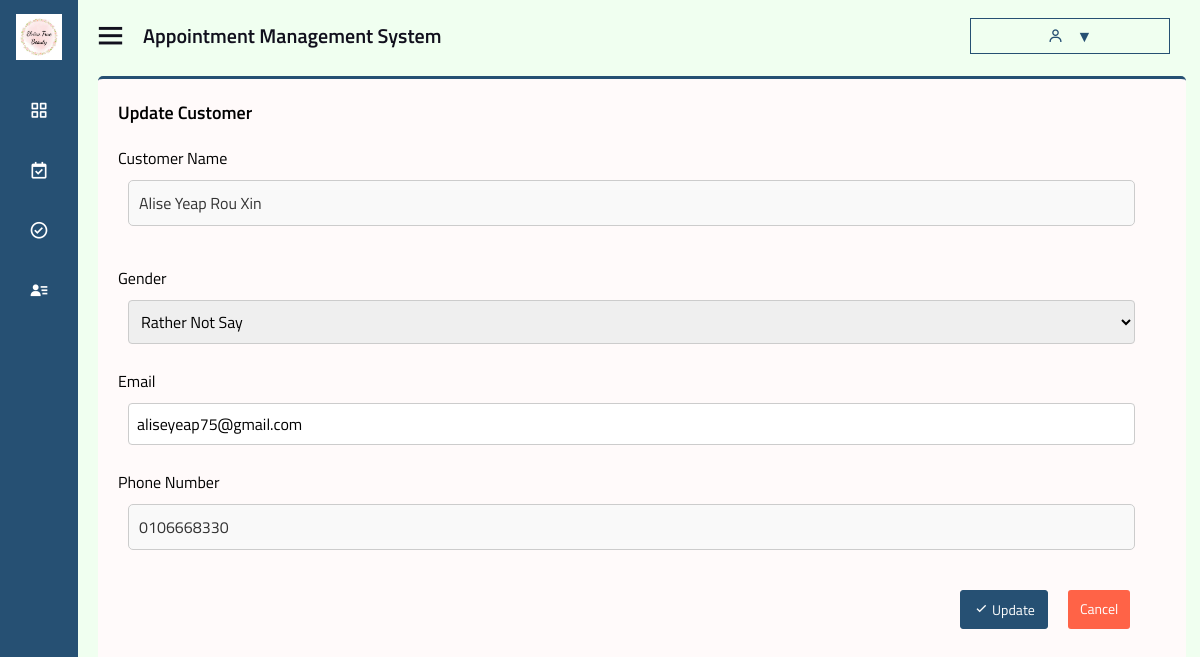
/staff-view-customer.php?customer_id=1 (signed in), run on the app's committed database.
### tables this page shows
CREATE TABLE `user` (
  `user_id` int(11) NOT NULL,
  `username` varchar(255) NOT NULL,
  `email` varchar(255) NOT NULL,
  `gender` enum('male','female','rather not say') NOT NULL,
  `password` varchar(255) NOT NULL,
  `phone_number` varchar(20) DEFAULT NULL,
  `profile_picture` varchar(255) DEFAULT NULL,
  `security_question_id` int(11) DEFAULT NULL,
  `security_answer` varchar(255) DEFAULT NULL,
  `verification_code` varchar(10) DEFAULT NULL,
  `is_verified` tinyint(1) NOT NULL DEFAULT 0,
  `role` enum('admin','staff','customer') NOT NULL DEFAULT 'customer',
  `date_created` timestamp NOT NULL DEFAULT current_timestamp(),
  `date_updated` timestamp NOT NULL DEFAULT current_timestamp() ON UPDATE current_timestamp()
);

### staff-view-customer.php (the view, shortened to what this page needs)
<?php
include 'config.php';
if(isset($_GET['customer_id'])) {
    $customer_id = $_GET['customer_id'];
    $stmt_customer = $pdo->prepare("SELECT * FROM user WHERE user_id = ?");
    $stmt_customer->execute([$customer_id]);
    $customer = $stmt_customer->fetch(PDO::FETCH_ASSOC);
    if($customer) {
        $customerName = $customer['username'];
        $customerGender = $customer['gender'];
        $customerEmail = $customer['email'];
        $customerPhoneNumber = $customer['phone_number'];
    } else {
        header("Location: login.php");
        exit();
    }
} else {
    header("Location: login.php");
    exit();
}
?>
<!DOCTYPE html>
<html lang="en" dir="ltr">
<head>
    <link rel="stylesheet" href="css/staff-style.css">
    <link rel="stylesheet" href="https://cdnjs.cloudflare.com/ajax/libs/font-awesome/5.15.4/css/all.min.css" />
    <link href='https://unpkg.com/boxicons@2.0.7/css/boxicons.min.css' rel='stylesheet'>
</head>
<body>
<div class="sidebar close">
    <div class="logo-details">
      <img src="favicon/favicon.ico" alt="logo" style="padding-left: 16px; padding-top: 14px;">
    </div>
    <ul class="nav-links">
    <li>
        <a href="staff-dashboard.php">
          <i class='bx bx-grid-alt' ></i>
        </a>
      </li>
      <li>
        <a href="staff-appointment.php">
          <i class='bx bx-calendar-check'></i>
        </a>
      </li>
      <li>
        <a href="staff-availability.php">
          <i class='bx bx-check-circle'></i>
        </a>
      </li>
      <li class="<?php echo basename($_SERVER['PHP_SELF']) == 'staff-customer.php' ? 'active' : ''; ?>">
        <a href="staff-customer.php">
          <i class='bx bxs-user-detail' ></i>
        </a>
      </li>
    </div>
  <section class="home-section">
    <div class="home-content">
      <i class='bx bx-menu' ></i>
      <span class="text">Appointment Management System</span>
      <div class="user-dropdown">
        <button class="user-dropdown-btn">
        <i class="bx bx-user"></i> <?php echo isset($staff_name) ? $staff_name : ''; ?>
        </button>
      </div>
    </div>
    <div class="content">
      <div class="content-header">
        <h3 class="content-title">Update Customer</h3>
      </div>
    <div class="customer-form-container">
      <form id="customerForm" class="customer-form" action="staff-update-customer.php" method="post">
        <div class="form-group">
            <label for="customerName">Customer Name</label>
            <input type="text" id="customerName" name="customerName" class="customer-input" placeholder="Please enter the name of the customer" value="<?php echo isset($customerName) ? $customerName : ''; ?>" required>
        </div>
        <div class="form-group">
            <label for="customerGender">Gender</label>
            <select id="customerGender" name="customerGender" class="customer-select" required>
                <option value="rather not say" <?php echo ($customerGender == 'rather not say') ? 'selected' : ''; ?>>Rather Not Say</option>
            </select>
        </div>
        <div class="form-group">
            <label for="customerEmail">Email</label>
            <input type="email" id="customerEmail" name="customerEmail" class="customer-input" placeholder="Please enter the email of the customer" value="<?php echo isset($customerEmail) ? $customerEmail : ''; ?>" required>
        </div>
        <div class="form-group">
            <label for="customerPhoneNumber">Phone Number</label>
            <input type="text" id="customerPhoneNumber" name="customerPhoneNumber" class="customer-input" placeholder="Please enter the phone number of the customer" value="<?php echo isset($customerPhoneNumber) ? $customerPhoneNumber : ''; ?>" required>
        </div>
        <div class="staff-new-app-btn-container">
            <button type="submit" class="staff-new-app-btn-submit btn btn-flat btn-primary"><i class='bx bx-check'></i> Update</button>
            <a href="staff-customer.php" class="staff-new-app-btn-cancel btn btn-flat btn-danger">Cancel</a>
        </div>
      </form>
  </div>
</div>
</section>
</body>
</html>

### css/staff-style.css (style rules this page uses)
* { margin: 0; padding: 0; box-sizing: border-box; font-family: 'Titillium Web'; font-size: 16px; }
.sidebar { position: fixed; top: 0; left: 0; height: 100%; width: 320px; background: #265073; z-index: 100; transition: all 0.5s ease; }
.sidebar.close { width: 78px; }
.sidebar .logo-details { height: 60px; width: 100%; display: flex; align-items: center; margin-bottom: 20px; }
.sidebar.close .logo-details img { padding-left: 16px; padding-top: 14px; width:80%; }
.sidebar.close .logo-details img { display: block; }
.sidebar .logo-details img { display: none; }
.sidebar .nav-links { height: 100%; overflow: auto; }
.sidebar.close .nav-links { overflow: visible; }
.sidebar .nav-links li { position: relative; list-style: none; transition: all 0.4s ease; }
.sidebar .nav-links li i { height: 60px; min-width: 78px; text-align: center; line-height: 60px; color: #fff; font-size: 20px; cursor: pointer; transition: all 0.3s ease; }
.sidebar .nav-links li a { display: flex; align-items: center; text-decoration: none; }
.content { width: 97%; background-color: snow; height: 93%; margin-top: 16px; margin-left: 20px; border-top: 3px solid #265073; border-radius: 5px; }
.content-header { padding-top: 20px; margin-bottom: 0; display: flex; justify-content: space-between; align-items: center; padding-left: 20px; padding-right: 20px; }
.content-title { font-size: 18px; font-weight: 600; }
.btn { display: inline-block; padding: 8px 16px; font-size: 14px; text-align: center; text-decoration: none; cursor: pointer; }
.btn-primary { color: honeydew; background-color: #265073; border: 1px solid #265073; }
.home-section { position: relative; background: honeydew; height: 1000vh; left: 320px; width: calc(100% - 320px); transition: all 0.5s ease; }
.sidebar.close ~ .home-section { left: 78px; width: calc(100% - 78px); }
.home-section .home-content { height: 60px; display: flex; align-items: center; padding-top: 10px; }
.home-section .home-content .bx-menu, .home-section .home-content .text { color: #11101d; font-size: 35px; }
.home-section .home-content .bx-menu { margin: 0 15px; cursor: pointer; }
.home-section .home-content .text { font-size: 20px; font-weight: 600; }
.user-dropdown { position: absolute; display: inline-block; top: 24px; right: 0; margin-left: 800px; margin-right: 30px; }
.user-dropdown-btn { background-color: honeydew; color: #265073; padding: 5px 15px; border: 1px solid #265073; cursor: pointer; font-size: 16px; display: flex; align-items: center; margin-top: -6px; width: 200px; justify-content: center; white-space: nowrap; overflow: hidden; text-overflow: ellipsis; }
.user-dropdown-btn i { margin-right: 8px; }
.user-dropdown-btn::after { content: '\25BC'; margin-left: 5px; }
.staff-new-app-btn-submit, .staff-new-app-btn-cancel { display: inline-block; padding: 8px 12px; text-decoration: none; color: #FFF; border-radius: 3px; cursor: pointer; transition: background-color 0.3s; margin-left: 5px; margin-right: 15px; }
.staff-new-app-btn-container { display: flex; justify-content: flex-end; }
.staff-new-app-btn-cancel { background-color: #FF6347; }
input[type="text"], textarea { padding: 10px; border-radius: 5px; border: 1px solid #ccc; background-color: #f9f9f9; color: #333; box-sizing: border-box; transition: border-color 0.3s; margin-bottom: 25px; width: calc(100% - 20px); }
.form-group label { display: block; margin-bottom: 5px; text-align: left; }
.customer-form-container { margin: 20px; text-align: center; display: flex; flex-direction: column; }
.customer-form { width: 98%; }
.customer-form .form-group { margin-bottom: 15px; }
.customer-form label { display: block; margin-bottom: 5px; text-align: left; }
.customer-input, .customer-select { width: calc(100% - 20px); padding: 8px; box-sizing: border-box; border: 1px solid #ccc; border-radius: 4px; margin-top: 5px; margin-bottom: 10px; }

### data on the page
user: customerName "Alise Yeap Rou Xin", customerGender "Rather Not Say", customerEmail "aliseyeap75@gmail.com", customerPhoneNumber "0106668330"
